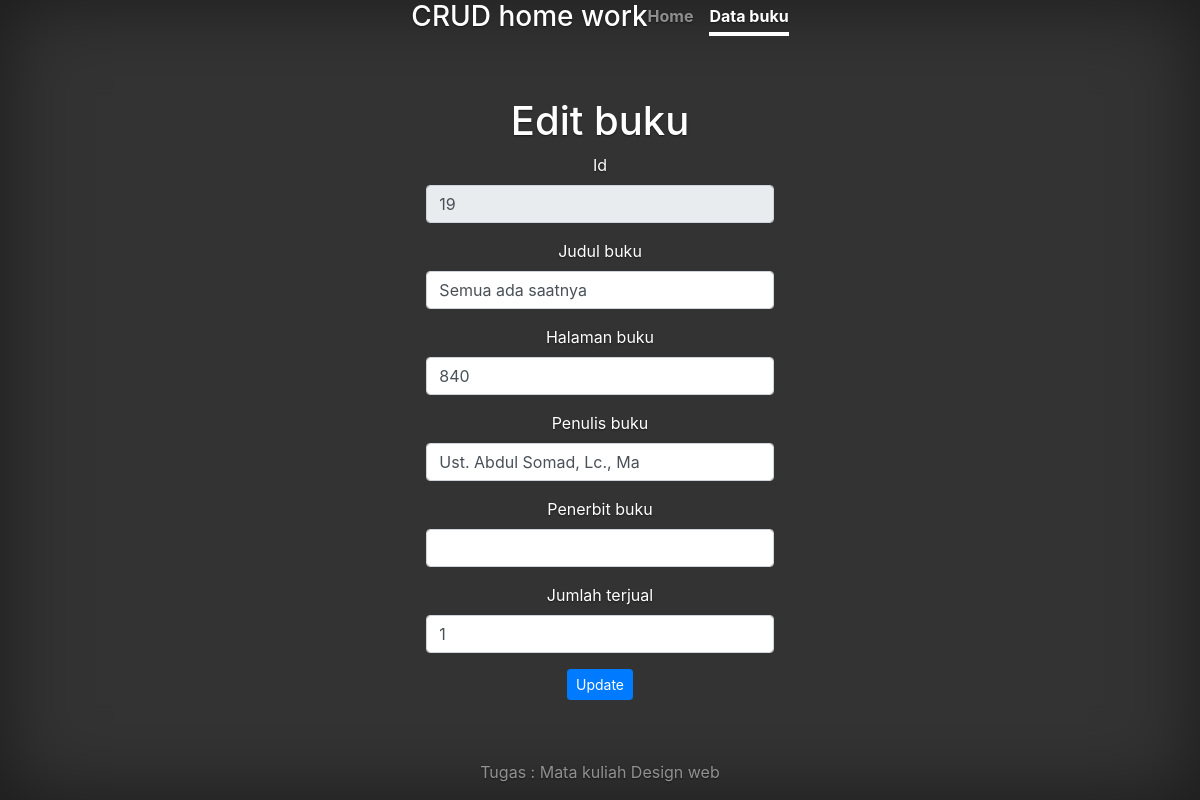
Screenshot of /editbuku.php?id=19 with the database file from the repository.
### tables this page shows
CREATE TABLE `buku` (
  `id` bigint(20) NOT NULL,
  `judul_buku` varchar(255) NOT NULL,
  `halaman_buku` int(11) NOT NULL,
  `penulis_buku` varchar(255) NOT NULL,
  `penerbit_buku` text DEFAULT NULL,
  `jumlah_terjual` int(11) NOT NULL
);

### editbuku.php (the view, shortened to what this page needs)
<?php
$pdo = pdo_connect_mysql();
if (isset($_GET['id'])) {
    $stmt = $pdo->prepare('SELECT * FROM buku WHERE id = ?');
    $stmt->execute([$_GET['id']]);
    $buku = $stmt->fetch(PDO::FETCH_ASSOC);
} else {
    exit('No ID specified!');
} ?>
<!doctype html>
<html lang="en">
<head>
    <link rel="stylesheet" href="https://stackpath.bootstrapcdn.com/bootstrap/4.3.1/css/bootstrap.min.css">
    <link rel="stylesheet" href="https://use.fontawesome.com/releases/v5.7.1/css/all.css">
    <link href="cover.css" rel="stylesheet">
</head>
<body class="text-center">
    <div class="cover d-flex mx-auto flex-column">
        <header class="masthead mb-auto">
            <div class="inner">
                <h3 class="masthead-brand">CRUD home work</h3>
                <nav class="nav nav-masthead justify-content-center">
                    <a class="nav-link " href="/phpcrudputri">Home</a>
                    <a class="nav-link active" href="databuku.php">Data buku</a>
                </nav>
            </div>
        </header>
        <main role="main" class="inner">
            <h1 class="cover-heading">Edit buku</h1>
            <div class="col md-10">
                <form method="post" action="editbuku.php?id=<?= $buku['id'] ?>">
                    <div class="form-group">
                        <label for="id">Id</label>
                        <input type="text" name="id" class="form-control" value="<?= $buku['id'] ?>" id="id" readonly>
                    </div>
                    <div class="form-group">
                        <label for="judul_buku">Judul buku</label>
                        <input type="text" class="form-control" id="judul_buku" name="judul_buku" value="<?= $buku['judul_buku'] ?>">
                    </div>
                    <div class="form-group">
                        <label for="halaman_buku">Halaman buku</label>
                        <input type="number" class="form-control" id="halaman_buku" name="halaman_buku" value="<?= $buku['halaman_buku'] ?>">
                    </div>
                    <div class="form-group">
                        <label for="penulis_buku">Penulis buku</label>
                        <input type="text" class="form-control" id="penulis_buku" name="penulis_buku" value="<?= $buku['penulis_buku'] ?>">
                    </div>
                    <div class="form-group">
                        <label for="penerbit_buku">Penerbit buku</label>
                        <input type="text" class="form-control" id="penerbit_buku" name="penerbit_buku" value="<?= $buku['penerbit_buku'] ?>">
                    </div>
                    <div class="form-group">
                        <label for="jumlah_terjual">Jumlah terjual</label>
                        <input type="number" class="form-control" id="jumlah_terjual" name="jumlah_terjual" value="<?= $buku['jumlah_terjual'] ?>">
                    </div>
                    <input type="submit" value="Update" class="btn btn-sm btn-primary">
                </form>
            </div>
        </main>
        <footer class="mastfoot mt-auto">
            <div class="inner">
                <p>Tugas : Mata kuliah Design web</p>
            </div>
        </footer>
    </div>
</body>
</html>

### cover.css (style rules this page uses)
a, a:focus, a:hover { color: #fff; }
html, body { height: 100%; background-color: #333; }
body { display: -ms-flexbox; display: flex; color: #fff; text-shadow: 0 .05rem .1rem rgba(0, 0, 0, .5); box-shadow: inset 0 0 5rem rgba(0, 0, 0, .5); }
.masthead { margin-bottom: 2rem; }
.masthead-brand { margin-bottom: 0; }
.nav-masthead .nav-link { padding: .25rem 0; font-weight: 700; color: rgba(255, 255, 255, .5); background-color: transparent; border-bottom: .25rem solid transparent; }
.nav-masthead .nav-link + .nav-link { margin-left: 1rem; }
.nav-masthead .active { color: #fff; border-bottom-color: #fff; }
@media (min-width: 48em) { .masthead-brand { float: left; } }
@media (min-width: 48em) { .nav-masthead { float: right; } }
.cover { padding: 0 1.5rem; }
.mastfoot { color: rgba(255, 255, 255, .5); }

### rows the page displays
buku: id "19", judul_buku "Semua ada saatnya", halaman_buku "840", penulis_buku "Ust. Abdul Somad, Lc., Ma", jumlah_terjual "1"
